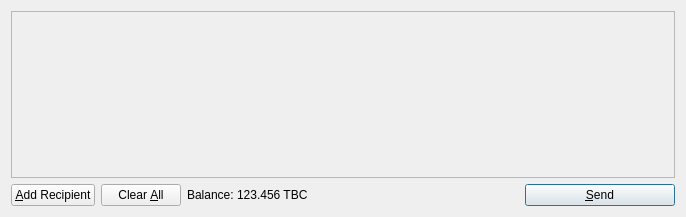
<?xml version="1.0" encoding="UTF-8"?>
<ui version="4.0">
 <class>SendCoinsDialog</class>
 <widget class="QDialog" name="SendCoinsDialog">
  <property name="geometry">
   <rect>
    <x>0</x>
    <y>0</y>
    <width>686</width>
    <height>217</height>
   </rect>
  </property>
  <property name="windowTitle">
   <string>Send Coins</string>
  </property>
  <layout class="QVBoxLayout" name="verticalLayout">
   <item>
    <widget class="QScrollArea" name="scrollArea">
     <property name="widgetResizable">
      <bool>true</bool>
     </property>
     <widget class="QWidget" name="scrollAreaWidgetContents">
      <property name="geometry">
       <rect>
        <x>0</x>
        <y>0</y>
        <width>666</width>
        <height>165</height>
       </rect>
      </property>
      <layout class="QVBoxLayout" name="verticalLayout_2">
       <property name="margin">
        <number>0</number>
       </property>
       <item>
        <layout class="QVBoxLayout" name="entries">
         <property name="spacing">
          <number>6</number>
         </property>
        </layout>
       </item>
       <item>
        <spacer name="verticalSpacer">
         <property name="orientation">
          <enum>Qt::Vertical</enum>
         </property>
         <property name="sizeHint" stdset="0">
          <size>
           <width>20</width>
           <height>40</height>
          </size>
         </property>
        </spacer>
       </item>
      </layout>
     </widget>
    </widget>
   </item>
   <item>
    <layout class="QHBoxLayout" name="horizontalLayout">
     <item>
      <widget class="QPushButton" name="addButton">
       <property name="toolTip">
        <string>Send to multiple recipients at once</string>
       </property>
       <property name="text">
        <string>&amp;Add Recipient</string>
       </property>
       <property name="icon">
        <iconset resource="../bitcoin.qrc">
         <normaloff>:/icons/add</normaloff>:/icons/add</iconset>
       </property>
       <property name="autoDefault">
        <bool>false</bool>
       </property>
      </widget>
     </item>
     <item>
      <widget class="QPushButton" name="clearButton">
       <property name="sizePolicy">
        <sizepolicy hsizetype="Minimum" vsizetype="Fixed">
         <horstretch>0</horstretch>
         <verstretch>0</verstretch>
        </sizepolicy>
       </property>
       <property name="toolTip">
        <string>Remove all transaction fields</string>
       </property>
       <property name="text">
        <string>Clear &amp;All</string>
       </property>
       <property name="icon">
        <iconset resource="../bitcoin.qrc">
         <normaloff>:/icons/remove</normaloff>:/icons/remove</iconset>
       </property>
       <property name="autoRepeatDelay">
        <number>300</number>
       </property>
       <property name="autoDefault">
        <bool>false</bool>
       </property>
      </widget>
     </item>
     <item>
      <layout class="QHBoxLayout" name="horizontalLayout_2">
       <property name="spacing">
        <number>3</number>
       </property>
       <item>
        <widget class="QLabel" name="label">
         <property name="text">
          <string>Balance:</string>
         </property>
        </widget>
       </item>
       <item>
        <widget class="QLabel" name="labelBalance">
         <property name="cursor">
          <cursorShape>IBeamCursor</cursorShape>
         </property>
         <property name="text">
          <string>123.456 TBC</string>
         </property>
         <property name="textInteractionFlags">
          <set>Qt::LinksAccessibleByMouse|Qt::TextSelectableByKeyboard|Qt::TextSelectableByMouse</set>
         </property>
        </widget>
       </item>
      </layout>
     </item>
     <item>
      <spacer name="horizontalSpacer">
       <property name="orientation">
        <enum>Qt::Horizontal</enum>
       </property>
       <property name="sizeHint" stdset="0">
        <size>
         <width>40</width>
         <height>20</height>
        </size>
       </property>
      </spacer>
     </item>
     <item>
      <widget class="QPushButton" name="sendButton">
       <property name="minimumSize">
        <size>
         <width>150</width>
         <height>0</height>
        </size>
       </property>
       <property name="toolTip">
        <string>Confirm the send action</string>
       </property>
       <property name="text">
        <string>&amp;Send</string>
       </property>
       <property name="icon">
        <iconset resource="../bitcoin.qrc">
         <normaloff>:/icons/send</normaloff>:/icons/send</iconset>
       </property>
       <property name="default">
        <bool>true</bool>
       </property>
      </widget>
     </item>
    </layout>
   </item>
  </layout>
 </widget>
 <resources>
  <include location="../bitcoin.qrc"/>
 </resources>
 <connections/>
</ui>
